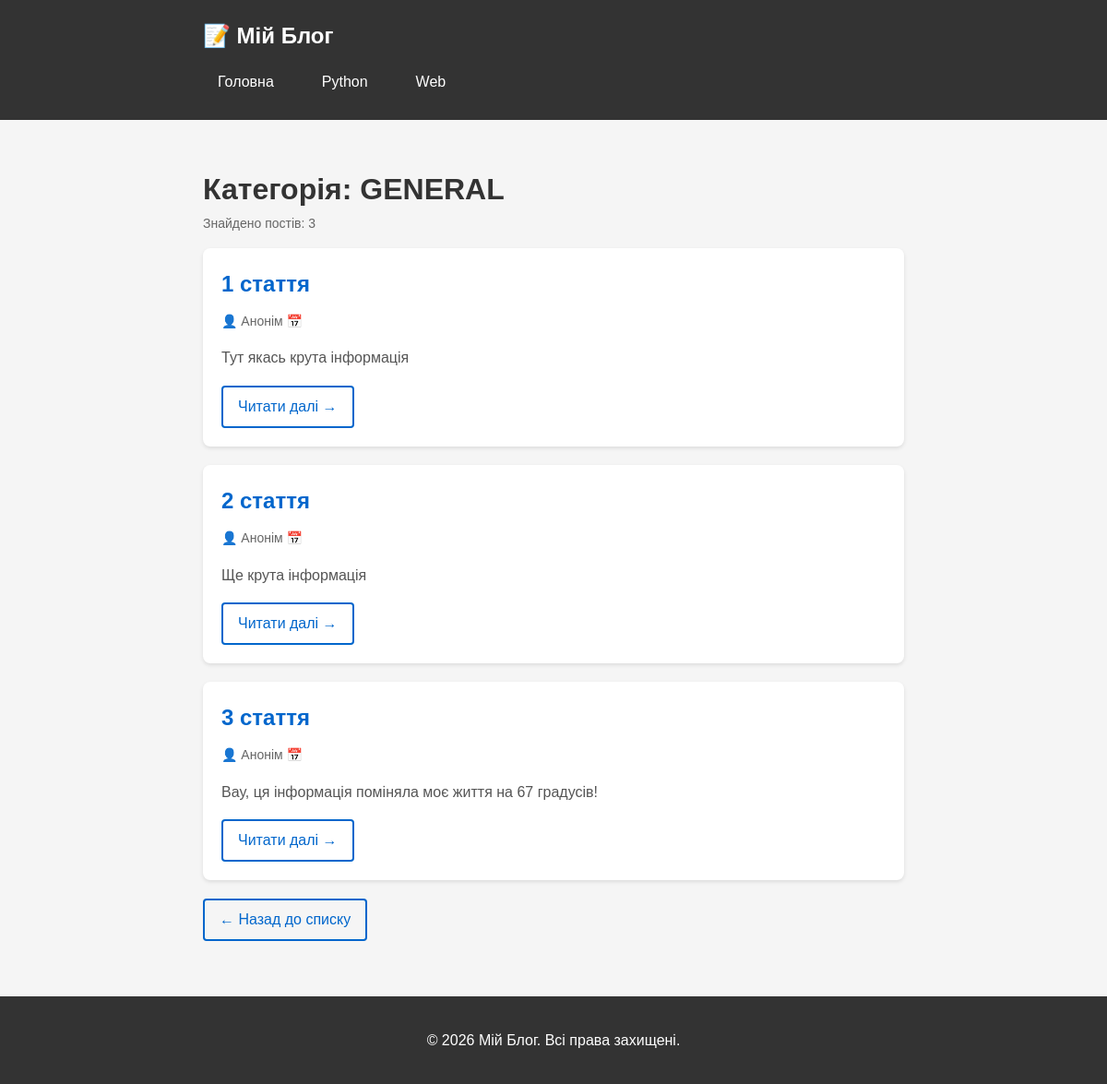
Screenshot of /blog/category/general/ with the database file from the repository.
### blog/models.py (models this page shows, shortened)
class Article(models.Model):
    title = models.CharField(max_length=200)
    content = models.TextField()
    created_at = models.DateTimeField(auto_now_add=True)
    category = models.CharField(max_length=100, default='general')
    author = models.CharField(max_length=100, default= 'Анонім')
    is_published = models.BooleanField(default=False)

### blog/views.py (the view)
# urls.py: path('category/<str:category_name>/', views.category_posts, name='category'),
def category_posts(request, category_name):
    posts = Article.objects.filter(category=category_name)
    return render(request, 'blog/category.html', {
        'category_name': category_name,
        'posts': posts,
    })

### blog/templates/blog/category.html (shortened to what this page needs)
{% load static %}
<!DOCTYPE html>
<html lang="uk">
<head>
    <link rel="stylesheet" href="{% static 'blog/css/style.css' %}">
</head>
<body>
    <header class="header">
        <div class="container">
            <h1 class="logo">📝 Мій Блог</h1>
            <nav class="nav">
                <a href="{% url 'blog:index' %}">Головна</a>
                <a href="{% url 'blog:category' 'python' %}">Python</a>
                <a href="{% url 'blog:category' 'web' %}">Web</a>
            </nav>
        </div>
    </header>
    <main class="main">
        <div class="container">
            <h1>Категорія: {{ category_name|upper }}</h1>
            <p class="post-meta">Знайдено постів: {{ posts|length }}</p>
            {% for post in posts %}
                <div class="post-card">
                    <h2>
                        <a href="{% url 'blog:post_detail' post.id %}">
                            {{ post.title }}
                        </a>
                    </h2>
                    <div class="post-meta">
                        <span>👤 {{ post.author|title }}</span>
                        <span>📅 {{ post.date }}</span>
                    </div>
                    <p class="post-content">
                        {{ post.content|truncatewords:20 }}
                    </p>
                    <a href="{% url 'blog:post_detail' post.id %}" class="read-more">
                        Читати далі →
                    </a>
                </div>
            {% empty %}
                <div class="post-card">
                    <p>У цій категорії поки що немає постів.</p>
                </div>
            {% endfor %}
            <a href="{% url 'blog:index' %}" class="read-more">← Назад до списку</a>
        </div>
    </main>
    <footer class="footer">
        <div class="container">
            <p>© 2026 Мій Блог. Всі права захищені.</p>
        </div>
    </footer>
</body>
</html>

### blog/static/blog/css/style.css (style rules this page uses)
* { margin: 0; padding: 0; box-sizing: border-box; }
body { font-family: Arial, sans-serif; background: #f5f5f5; line-height: 1.6; color: #333; }
.container { max-width: 800px; margin: 0 auto; padding: 0 20px; }
.header { background: #333; color: white; padding: 20px 0; margin-bottom: 30px; }
.logo { margin-bottom: 10px; font-size: 24px; }
.nav { display: flex; gap: 20px; }
.nav a { color: white; text-decoration: none; padding: 8px 16px; border-radius: 4px; }
.main { min-height: 400px; padding: 20px 0; }
.post-card { background: white; padding: 20px; margin-bottom: 20px; border-radius: 8px; box-shadow: 0 2px 4px rgba(0,0,0,0.1); }
.post-card h2 { margin-bottom: 10px; color: #333; }
.post-card h2 a { color: #0066cc; text-decoration: none; }
.post-meta { color: #666; font-size: 14px; margin-bottom: 15px; }
.post-content { color: #555; line-height: 1.8; margin-bottom: 15px; }
.read-more { color: #0066cc; text-decoration: none; font-weight: 500; padding: 8px 16px; border: 2px solid #0066cc; border-radius: 4px; display: inline-block; }
.footer { background: #333; color: white; padding: 30px 0; margin-top: 40px; text-align: center; }
.footer p { margin: 5px 0; }

### rows the page displays
Article: title "1 стаття", author "Анонім", content "Тут якась крута інформація"
Article: title "2 стаття", author "Анонім", content "Ще крута інформація"
Article: title "3 стаття", author "Анонім", content "Вау, ця інформація поміняла моє життя на 67 градусів!"

### other values shown
{{ category_name|upper }} "GENERAL"
{{ posts|length }} "3"
